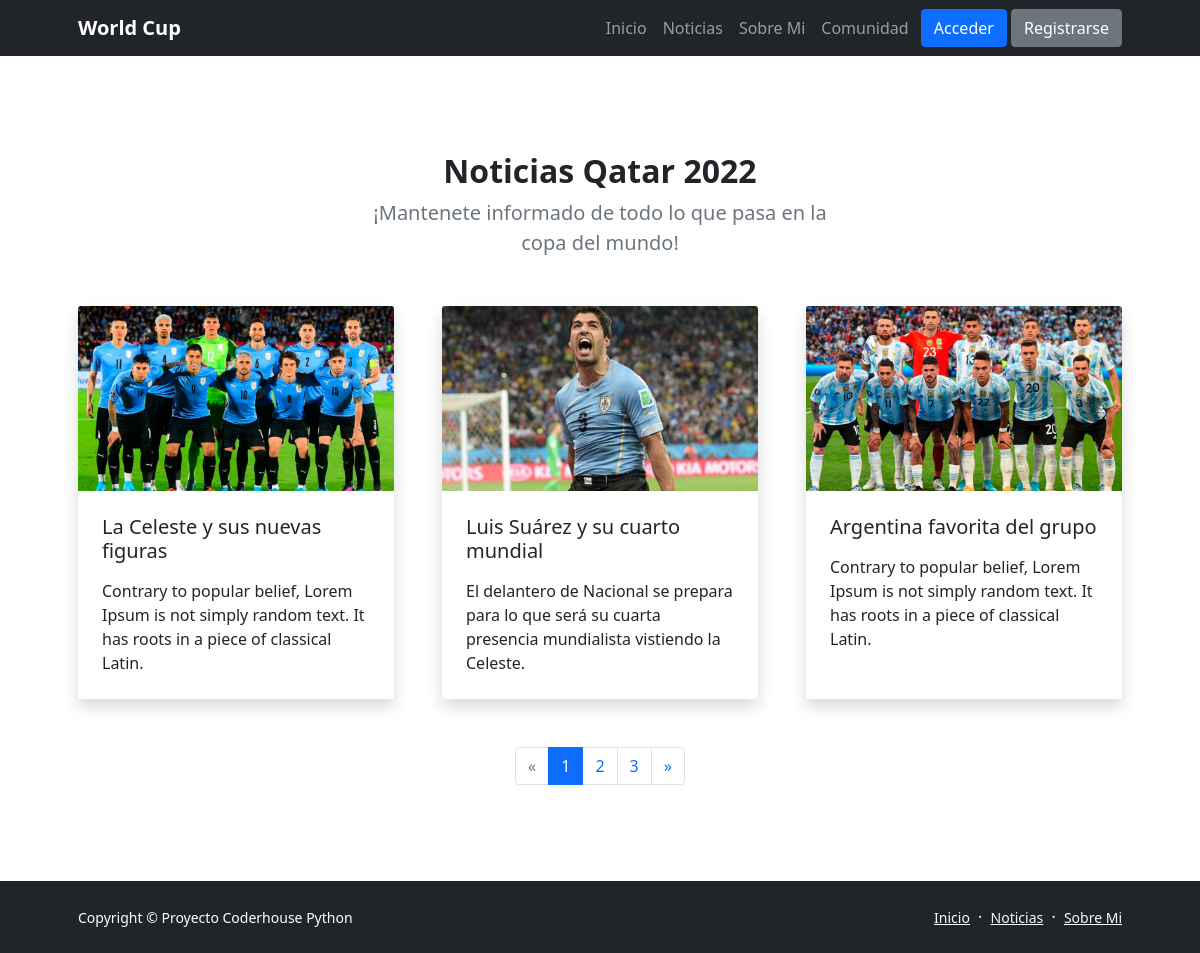
/lista-noticias/, run on the app's committed database.
### noticias/models.py (models this page shows, shortened)
class Noticia(models.Model):
    titulo = models.CharField(max_length=200, verbose_name="Título")
    subtitulo = models.CharField(max_length=400, verbose_name="Subtítulo")
    contenido = RichTextField()
    imagen = models.ImageField(verbose_name="Imagen", upload_to="noticias")
    fecha = models.DateTimeField(verbose_name="Fecha", default=now)
    autor = models.ForeignKey(User, verbose_name="Autor", on_delete=models.CASCADE)
    class Meta:
        verbose_name = "noticia"
        verbose_name_plural = "noticias"
        ordering = ['-fecha']

### noticias/views.py (the view)
# urls.py: path('lista-noticias/', NoticiaList.as_view(), name="ListaNoticias"),
class NoticiaList(ListView):
    model = Noticia
    template_name = 'noticias.html'
    context_object_name = 'noticias'
    paginate_by = 3

### noticias/templates/noticias.html (shortened to what this page needs)
{% extends 'base.html' %}
{% load static %}
{% block contenido %}
<section class="py-5">
    <div class="container px-5 my-5">
        <div class="row gx-5 justify-content-center">
            <div class="col-lg-8 col-xl-6">
                <div class="text-center">
                    <h2 class="fw-bolder">Noticias Qatar 2022</h2>
                    <p class="lead fw-normal text-muted mb-5">¡Mantenete informado de todo lo que pasa en la copa del mundo!</p>
                </div>
            </div>
        </div>
        <div class="row gx-5">
            {% if noticias %}
                {% for noticia in noticias %}
                    <div class="col-lg-4 mb-5">
                        <div class="card h-100 shadow border-0">
                            <a href="{% url 'Noticia' noticia.id %}"><img class="card-img-top" src="{{noticia.imagen.url}}" alt="" /></a>
                            <div class="card-body p-4">
                                <a class="text-decoration-none link-dark" href="{% url 'Noticia' noticia.id %}"><h5 class="card-title mb-3">{{noticia.titulo}}</h5></a>
                                <p class="card-text mb-0">{{noticia.subtitulo}}</p>
                            </div>
                        </div>
                    </div>
                {% endfor %}
            {% else %}
                <div class="col-lg-8 col-xl-6">
                    <div class="alert alert-primary" role="alert">
                        No hay noticias en este momento!
                    </div>
                </div>
            {% endif %}
        </div>
        {% if is_paginated %}
            <nav aria-label="Page navigation">
                <ul class="pagination justify-content-center">
                    {% if page_obj.has_previous %}
                    <li class="page-item ">
                        <a class="page-link" href="?page={{ page_obj.previous_page_number }}">&laquo;</a>
                    </li>
                    {% else %}
                    <li class="page-item disabled">
                        <a class="page-link" href="#" tabindex="-1">&laquo;</a>
                    </li>
                    {% endif %}
                    {% for i in paginator.page_range %}
                    <li class="page-item {% if page_obj.number == i %}active{% endif %}">
                        <a class="page-link" href="?page={{ i }}">{{ i }}</a>
                    </li>
                    {% endfor %}
                    {% if page_obj.has_next %}
                    <li class="page-item ">
                        <a class="page-link" href="?page={{ page_obj.next_page_number }}">&raquo;</a>
                    </li>
                    {% else %}
                    <li class="page-item disabled">
                        <a class="page-link" href="#" tabindex="-1">&raquo;</a>
                    </li>
                    {% endif %}
                </ul>
            </nav>
        {% endif %}
    </div>
</section>
{% endblock contenido %}

### data on the page
Noticia: imagen (picture), titulo "La Celeste y sus nuevas figuras", subtitulo "Contrary to popular belief, Lorem Ipsum is not simply random text. It has roots in a piece of classical Latin."
Noticia: imagen (picture), titulo "Luis Suárez y su cuarto mundial", subtitulo "El delantero de Nacional se prepara para lo que será su cuarta presencia mundialista vistiendo la Celeste."
Noticia: imagen (picture), titulo "Argentina favorita del grupo", subtitulo "Contrary to popular belief, Lorem Ipsum is not simply random text. It has roots in a piece of classical Latin."

### other printed values
{{ i }} "1" "2" "3"
